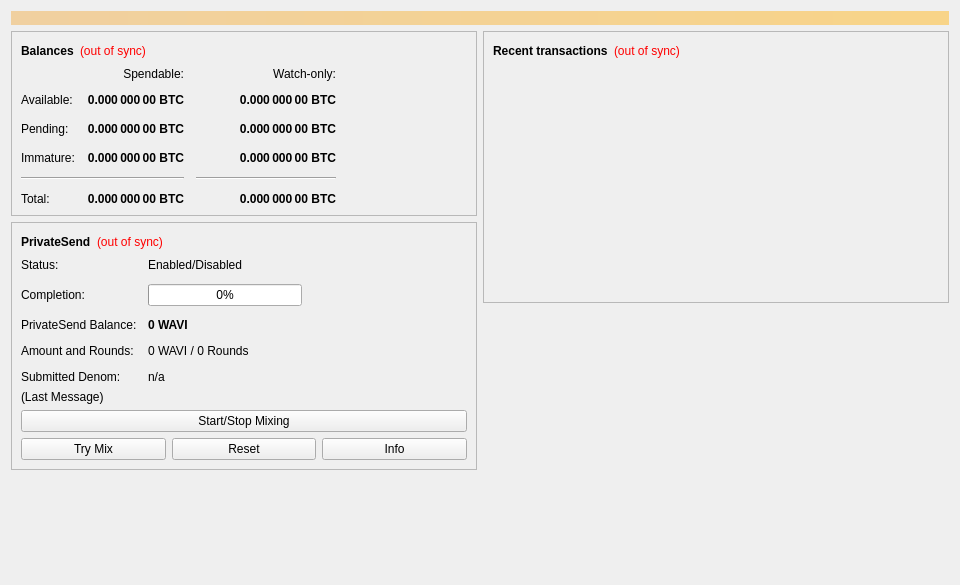
<?xml version="1.0" encoding="UTF-8"?>
<ui version="4.0">
 <class>OverviewPage</class>
 <widget class="QWidget" name="OverviewPage">
  <property name="geometry">
   <rect>
    <x>0</x>
    <y>0</y>
    <width>960</width>
    <height>585</height>
   </rect>
  </property>
  <property name="minimumSize">
   <size>
    <width>960</width>
    <height>0</height>
   </size>
  </property>
  <property name="windowTitle">
   <string>Form</string>
  </property>
  <layout class="QVBoxLayout" name="topLayout">
   <item>
    <widget class="QLabel" name="labelAlerts">
     <property name="visible">
      <bool>false</bool>
     </property>
     <property name="styleSheet">
      <string notr="true">QLabel { background-color: qlineargradient(x1: 0, y1: 0, x2: 1, y2: 0, stop:0 #F0D0A0, stop:1 #F8D488); color:#000000; }</string>
     </property>
     <property name="wordWrap">
      <bool>true</bool>
     </property>
     <property name="margin">
      <number>3</number>
     </property>
     <property name="textInteractionFlags">
      <set>Qt::TextSelectableByMouse</set>
     </property>
    </widget>
   </item>
   <item>
    <layout class="QHBoxLayout" name="horizontalLayout" stretch="1,1">
     <item>
      <layout class="QVBoxLayout" name="verticalLayout_2">
       <item>
        <widget class="QFrame" name="frame">
         <property name="frameShape">
          <enum>QFrame::StyledPanel</enum>
         </property>
         <property name="frameShadow">
          <enum>QFrame::Raised</enum>
         </property>
         <layout class="QVBoxLayout" name="verticalLayout_4">
          <item>
           <layout class="QHBoxLayout" name="horizontalLayout_4">
            <item>
             <widget class="QLabel" name="label_5">
              <property name="font">
               <font>
                <weight>75</weight>
                <bold>true</bold>
               </font>
              </property>
              <property name="text">
               <string>Balances</string>
              </property>
             </widget>
            </item>
            <item>
             <widget class="QLabel" name="labelWalletStatus">
              <property name="toolTip">
               <string>The displayed information may be out of date. Your wallet automatically synchronizes with the Wavi network after a connection is established, but this process has not completed yet.</string>
              </property>
              <property name="styleSheet">
               <string notr="true">QLabel { color: red; }</string>
              </property>
              <property name="text">
               <string notr="true">(out of sync)</string>
              </property>
              <property name="alignment">
               <set>Qt::AlignLeading|Qt::AlignLeft|Qt::AlignVCenter</set>
              </property>
             </widget>
            </item>
            <item>
             <spacer name="horizontalSpacer_3">
              <property name="orientation">
               <enum>Qt::Horizontal</enum>
              </property>
              <property name="sizeHint" stdset="0">
               <size>
                <width>40</width>
                <height>20</height>
               </size>
              </property>
             </spacer>
            </item>
           </layout>
          </item>
          <item>
           <layout class="QGridLayout" name="gridLayout">
            <property name="spacing">
             <number>12</number>
            </property>
            <item row="2" column="2">
             <widget class="QLabel" name="labelWatchPending">
              <property name="font">
               <font>
                <weight>75</weight>
                <bold>true</bold>
               </font>
              </property>
              <property name="cursor">
               <cursorShape>IBeamCursor</cursorShape>
              </property>
              <property name="toolTip">
               <string>Unconfirmed transactions to watch-only addresses</string>
              </property>
              <property name="text">
               <string notr="true">0.000 000 00 BTC</string>
              </property>
              <property name="alignment">
               <set>Qt::AlignRight|Qt::AlignTrailing|Qt::AlignVCenter</set>
              </property>
              <property name="textInteractionFlags">
               <set>Qt::LinksAccessibleByMouse|Qt::TextSelectableByKeyboard|Qt::TextSelectableByMouse</set>
              </property>
             </widget>
            </item>
            <item row="2" column="1">
             <widget class="QLabel" name="labelUnconfirmed">
              <property name="font">
               <font>
                <weight>75</weight>
                <bold>true</bold>
               </font>
              </property>
              <property name="cursor">
               <cursorShape>IBeamCursor</cursorShape>
              </property>
              <property name="toolTip">
               <string>Total of transactions that have yet to be confirmed, and do not yet count toward the spendable balance</string>
              </property>
              <property name="text">
               <string notr="true">0.000 000 00 BTC</string>
              </property>
              <property name="alignment">
               <set>Qt::AlignRight|Qt::AlignTrailing|Qt::AlignVCenter</set>
              </property>
              <property name="textInteractionFlags">
               <set>Qt::LinksAccessibleByMouse|Qt::TextSelectableByKeyboard|Qt::TextSelectableByMouse</set>
              </property>
             </widget>
            </item>
            <item row="3" column="2">
             <widget class="QLabel" name="labelWatchImmature">
              <property name="font">
               <font>
                <weight>75</weight>
                <bold>true</bold>
               </font>
              </property>
              <property name="cursor">
               <cursorShape>IBeamCursor</cursorShape>
              </property>
              <property name="toolTip">
               <string>Mined balance in watch-only addresses that has not yet matured</string>
              </property>
              <property name="text">
               <string notr="true">0.000 000 00 BTC</string>
              </property>
              <property name="alignment">
               <set>Qt::AlignRight|Qt::AlignTrailing|Qt::AlignVCenter</set>
              </property>
              <property name="textInteractionFlags">
               <set>Qt::LinksAccessibleByMouse|Qt::TextSelectableByKeyboard|Qt::TextSelectableByMouse</set>
              </property>
             </widget>
            </item>
            <item row="4" column="0" colspan="2">
             <widget class="Line" name="lineSpendableBalance">
              <property name="orientation">
               <enum>Qt::Horizontal</enum>
              </property>
             </widget>
            </item>
            <item row="4" column="2">
             <widget class="Line" name="lineWatchBalance">
              <property name="sizePolicy">
               <sizepolicy hsizetype="Preferred" vsizetype="Fixed">
                <horstretch>0</horstretch>
                <verstretch>0</verstretch>
               </sizepolicy>
              </property>
              <property name="minimumSize">
               <size>
                <width>140</width>
                <height>0</height>
               </size>
              </property>
              <property name="orientation">
               <enum>Qt::Horizontal</enum>
              </property>
             </widget>
            </item>
            <item row="5" column="0">
             <widget class="QLabel" name="labelTotalText">
              <property name="text">
               <string>Total:</string>
              </property>
             </widget>
            </item>
            <item row="3" column="1">
             <widget class="QLabel" name="labelImmature">
              <property name="font">
               <font>
                <weight>75</weight>
                <bold>true</bold>
               </font>
              </property>
              <property name="cursor">
               <cursorShape>IBeamCursor</cursorShape>
              </property>
              <property name="toolTip">
               <string>Mined balance that has not yet matured</string>
              </property>
              <property name="text">
               <string notr="true">0.000 000 00 BTC</string>
              </property>
              <property name="alignment">
               <set>Qt::AlignRight|Qt::AlignTrailing|Qt::AlignVCenter</set>
              </property>
              <property name="textInteractionFlags">
               <set>Qt::LinksAccessibleByMouse|Qt::TextSelectableByKeyboard|Qt::TextSelectableByMouse</set>
              </property>
             </widget>
            </item>
            <item row="2" column="3">
             <spacer name="horizontalSpacer_2">
              <property name="orientation">
               <enum>Qt::Horizontal</enum>
              </property>
              <property name="sizeHint" stdset="0">
               <size>
                <width>40</width>
                <height>20</height>
               </size>
              </property>
             </spacer>
            </item>
            <item row="3" column="0">
             <widget class="QLabel" name="labelImmatureText">
              <property name="text">
               <string>Immature:</string>
              </property>
             </widget>
            </item>
            <item row="5" column="1">
             <widget class="QLabel" name="labelTotal">
              <property name="font">
               <font>
                <weight>75</weight>
                <bold>true</bold>
               </font>
              </property>
              <property name="cursor">
               <cursorShape>IBeamCursor</cursorShape>
              </property>
              <property name="toolTip">
               <string>Your current total balance</string>
              </property>
              <property name="text">
               <string notr="true">0.000 000 00 BTC</string>
              </property>
              <property name="alignment">
               <set>Qt::AlignRight|Qt::AlignTrailing|Qt::AlignVCenter</set>
              </property>
              <property name="textInteractionFlags">
               <set>Qt::LinksAccessibleByMouse|Qt::TextSelectableByKeyboard|Qt::TextSelectableByMouse</set>
              </property>
             </widget>
            </item>
            <item row="5" column="2">
             <widget class="QLabel" name="labelWatchTotal">
              <property name="font">
               <font>
                <weight>75</weight>
                <bold>true</bold>
               </font>
              </property>
              <property name="cursor">
               <cursorShape>IBeamCursor</cursorShape>
              </property>
              <property name="toolTip">
               <string>Current total balance in watch-only addresses</string>
              </property>
              <property name="text">
               <string notr="true">0.000 000 00 BTC</string>
              </property>
              <property name="alignment">
               <set>Qt::AlignRight|Qt::AlignTrailing|Qt::AlignVCenter</set>
              </property>
              <property name="textInteractionFlags">
               <set>Qt::LinksAccessibleByMouse|Qt::TextSelectableByKeyboard|Qt::TextSelectableByMouse</set>
              </property>
             </widget>
            </item>
            <item row="0" column="2">
             <widget class="QLabel" name="labelWatchonly">
              <property name="text">
               <string>Watch-only:</string>
              </property>
              <property name="alignment">
               <set>Qt::AlignRight|Qt::AlignTrailing|Qt::AlignVCenter</set>
              </property>
             </widget>
            </item>
            <item row="1" column="0">
             <widget class="QLabel" name="labelBalanceText">
              <property name="text">
               <string>Available:</string>
              </property>
             </widget>
            </item>
            <item row="1" column="1">
             <widget class="QLabel" name="labelBalance">
              <property name="font">
               <font>
                <weight>75</weight>
                <bold>true</bold>
               </font>
              </property>
              <property name="cursor">
               <cursorShape>IBeamCursor</cursorShape>
              </property>
              <property name="toolTip">
               <string>Your current spendable balance</string>
              </property>
              <property name="text">
               <string notr="true">0.000 000 00 BTC</string>
              </property>
              <property name="alignment">
               <set>Qt::AlignRight|Qt::AlignTrailing|Qt::AlignVCenter</set>
              </property>
              <property name="textInteractionFlags">
               <set>Qt::LinksAccessibleByMouse|Qt::TextSelectableByKeyboard|Qt::TextSelectableByMouse</set>
              </property>
             </widget>
            </item>
            <item row="1" column="2">
             <widget class="QLabel" name="labelWatchAvailable">
              <property name="font">
               <font>
                <weight>75</weight>
                <bold>true</bold>
               </font>
              </property>
              <property name="cursor">
               <cursorShape>IBeamCursor</cursorShape>
              </property>
              <property name="toolTip">
               <string>Your current balance in watch-only addresses</string>
              </property>
              <property name="text">
               <string notr="true">0.000 000 00 BTC</string>
              </property>
              <property name="alignment">
               <set>Qt::AlignRight|Qt::AlignTrailing|Qt::AlignVCenter</set>
              </property>
              <property name="textInteractionFlags">
               <set>Qt::LinksAccessibleByMouse|Qt::TextSelectableByKeyboard|Qt::TextSelectableByMouse</set>
              </property>
             </widget>
            </item>
            <item row="2" column="0">
             <widget class="QLabel" name="labelPendingText">
              <property name="text">
               <string>Pending:</string>
              </property>
             </widget>
            </item>
            <item row="0" column="1">
             <widget class="QLabel" name="labelSpendable">
              <property name="text">
               <string>Spendable:</string>
              </property>
              <property name="alignment">
               <set>Qt::AlignRight|Qt::AlignTrailing|Qt::AlignVCenter</set>
              </property>
             </widget>
            </item>
           </layout>
          </item>
         </layout>
        </widget>
       </item>
       <item>
        <widget class="QFrame" name="framePrivateSend">
         <property name="layoutDirection">
          <enum>Qt::LeftToRight</enum>
         </property>
         <property name="frameShape">
          <enum>QFrame::StyledPanel</enum>
         </property>
         <property name="frameShadow">
          <enum>QFrame::Raised</enum>
         </property>
         <layout class="QVBoxLayout" name="VerticalLayout_PS1">
          <item>
           <layout class="QHBoxLayout" name="horizontalLayout_5">
            <item>
             <widget class="QLabel" name="labelPrivateSendHeader">
              <property name="font">
               <font>
                <weight>75</weight>
                <bold>true</bold>
               </font>
              </property>
              <property name="text">
               <string>PrivateSend</string>
              </property>
             </widget>
            </item>
            <item>
             <widget class="QLabel" name="labelPrivateSendSyncStatus">
              <property name="toolTip">
               <string>The displayed information may be out of date. Your wallet automatically synchronizes with the Wavi network after a connection is established, but this process has not completed yet.</string>
              </property>
              <property name="styleSheet">
               <string notr="true">QLabel { color: red; }</string>
              </property>
              <property name="text">
               <string notr="true">(out of sync)</string>
              </property>
              <property name="alignment">
               <set>Qt::AlignLeading|Qt::AlignLeft|Qt::AlignVCenter</set>
              </property>
             </widget>
            </item>
            <item>
             <spacer name="horizontalSpacer_4">
              <property name="orientation">
               <enum>Qt::Horizontal</enum>
              </property>
              <property name="sizeHint" stdset="0">
               <size>
                <width>40</width>
                <height>20</height>
               </size>
              </property>
             </spacer>
            </item>
           </layout>
          </item>
          <item>
           <layout class="QFormLayout" name="privateSendFormLayout">
            <property name="fieldGrowthPolicy">
             <enum>QFormLayout::AllNonFixedFieldsGrow</enum>
            </property>
            <property name="horizontalSpacing">
             <number>11</number>
            </property>
            <property name="verticalSpacing">
             <number>12</number>
            </property>
            <item row="0" column="0">
             <widget class="QLabel" name="labelPrivateSendEnabledText">
              <property name="text">
               <string>Status:</string>
              </property>
             </widget>
            </item>
            <item row="0" column="1">
             <widget class="QLabel" name="labelPrivateSendEnabled">
              <property name="text">
               <string>Enabled/Disabled</string>
              </property>
             </widget>
            </item>
            <item row="1" column="0">
             <widget class="QLabel" name="labelCompletitionText">
              <property name="text">
               <string>Completion:</string>
              </property>
             </widget>
            </item>
            <item row="1" column="1">
             <widget class="QProgressBar" name="privateSendProgress">
              <property name="maximumSize">
               <size>
                <width>154</width>
                <height>16777215</height>
               </size>
              </property>
              <property name="value">
               <number>0</number>
              </property>
             </widget>
            </item>
            <item row="2" column="0">
             <widget class="QLabel" name="labelAnonymizedText">
              <property name="text">
               <string>PrivateSend Balance:</string>
              </property>
             </widget>
            </item>
            <item row="2" column="1">
             <widget class="QLabel" name="labelAnonymized">
              <property name="font">
               <font>
                <weight>75</weight>
                <bold>true</bold>
               </font>
              </property>
              <property name="text">
               <string notr="true">0 WAVI</string>
              </property>
             </widget>
            </item>
            <item row="3" column="0">
             <widget class="QLabel" name="labelAmountAndRoundsText">
              <property name="text">
               <string>Amount and Rounds:</string>
              </property>
             </widget>
            </item>
            <item row="3" column="1">
             <widget class="QLabel" name="labelAmountRounds">
              <property name="text">
               <string>0 WAVI / 0 Rounds</string>
              </property>
             </widget>
            </item>
            <item row="4" column="0">
             <widget class="QLabel" name="labelSubmittedDenomText">
              <property name="text">
               <string>Submitted Denom:</string>
              </property>
             </widget>
            </item>
            <item row="4" column="1">
             <widget class="QLabel" name="labelSubmittedDenom">
              <property name="toolTip">
               <string>The denominations you submitted to the Masternode.&lt;br&gt;To mix, other users must submit the exact same denominations.</string>
              </property>
              <property name="text">
               <string>n/a</string>
              </property>
             </widget>
            </item>
           </layout>
          </item>
          <item>
           <layout class="QVBoxLayout" name="VerticalLayout_PS">
            <item>
             <widget class="QLabel" name="labelPrivateSendLastMessage">
              <property name="text">
               <string>(Last Message)</string>
              </property>
              <property name="alignment">
               <set>Qt::AlignLeading|Qt::AlignLeft|Qt::AlignTop</set>
              </property>
              <property name="wordWrap">
               <bool>true</bool>
              </property>
             </widget>
            </item>
            <item>
             <widget class="QPushButton" name="togglePrivateSend">
              <property name="sizePolicy">
               <sizepolicy hsizetype="MinimumExpanding" vsizetype="Fixed">
                <horstretch>0</horstretch>
                <verstretch>0</verstretch>
               </sizepolicy>
              </property>
              <property name="text">
               <string>Start/Stop Mixing</string>
              </property>
             </widget>
            </item>
            <item>
             <layout class="QHBoxLayout" name="horizontalLayout_debugbuttons">
              <item>
               <widget class="QPushButton" name="privateSendAuto">
                <property name="sizePolicy">
                 <sizepolicy hsizetype="MinimumExpanding" vsizetype="Fixed">
                  <horstretch>0</horstretch>
                  <verstretch>0</verstretch>
                 </sizepolicy>
                </property>
                <property name="toolTip">
                 <string>Try to manually submit a PrivateSend request.</string>
                </property>
                <property name="text">
                 <string>Try Mix</string>
                </property>
               </widget>
              </item>
              <item>
               <widget class="QPushButton" name="privateSendReset">
                <property name="sizePolicy">
                 <sizepolicy hsizetype="MinimumExpanding" vsizetype="Fixed">
                  <horstretch>0</horstretch>
                  <verstretch>0</verstretch>
                 </sizepolicy>
                </property>
                <property name="toolTip">
                 <string>Reset the current status of PrivateSend (can interrupt PrivateSend if it's in the process of Mixing, which can cost you money!)</string>
                </property>
                <property name="autoFillBackground">
                 <bool>false</bool>
                </property>
                <property name="text">
                 <string>Reset</string>
                </property>
               </widget>
              </item>
              <item>
               <widget class="QPushButton" name="privateSendInfo">
                <property name="sizePolicy">
                 <sizepolicy hsizetype="MinimumExpanding" vsizetype="Fixed">
                  <horstretch>0</horstretch>
                  <verstretch>0</verstretch>
                 </sizepolicy>
                </property>
                <property name="toolTip">
                 <string>Information about PrivateSend and Mixing</string>
                </property>
                <property name="text">
                 <string>Info</string>
                </property>
               </widget>
              </item>
             </layout>
            </item>
           </layout>
          </item>
         </layout>
        </widget>
       </item>
       <item>
        <spacer name="verticalSpacer">
         <property name="orientation">
          <enum>Qt::Vertical</enum>
         </property>
         <property name="sizeHint" stdset="0">
          <size>
           <width>20</width>
           <height>40</height>
          </size>
         </property>
        </spacer>
       </item>
      </layout>
     </item>
     <item>
      <layout class="QVBoxLayout" name="verticalLayout_3">
       <item>
        <widget class="QFrame" name="frame_2">
         <property name="frameShape">
          <enum>QFrame::StyledPanel</enum>
         </property>
         <property name="frameShadow">
          <enum>QFrame::Raised</enum>
         </property>
         <layout class="QVBoxLayout" name="verticalLayout">
          <item>
           <layout class="QHBoxLayout" name="horizontalLayout_2">
            <item>
             <widget class="QLabel" name="label_4">
              <property name="font">
               <font>
                <weight>75</weight>
                <bold>true</bold>
               </font>
              </property>
              <property name="text">
               <string>Recent transactions</string>
              </property>
             </widget>
            </item>
            <item>
             <widget class="QLabel" name="labelTransactionsStatus">
              <property name="toolTip">
               <string>The displayed information may be out of date. Your wallet automatically synchronizes with the Wavi network after a connection is established, but this process has not completed yet.</string>
              </property>
              <property name="styleSheet">
               <string notr="true">QLabel { color: red; }</string>
              </property>
              <property name="text">
               <string notr="true">(out of sync)</string>
              </property>
              <property name="alignment">
               <set>Qt::AlignLeading|Qt::AlignLeft|Qt::AlignVCenter</set>
              </property>
             </widget>
            </item>
            <item>
             <spacer name="horizontalSpacer">
              <property name="orientation">
               <enum>Qt::Horizontal</enum>
              </property>
              <property name="sizeHint" stdset="0">
               <size>
                <width>40</width>
                <height>20</height>
               </size>
              </property>
             </spacer>
            </item>
           </layout>
          </item>
          <item>
           <widget class="QListView" name="listTransactions">
            <property name="styleSheet">
             <string notr="true">QListView { background: transparent; }</string>
            </property>
            <property name="frameShape">
             <enum>QFrame::NoFrame</enum>
            </property>
            <property name="verticalScrollBarPolicy">
             <enum>Qt::ScrollBarAlwaysOff</enum>
            </property>
            <property name="horizontalScrollBarPolicy">
             <enum>Qt::ScrollBarAlwaysOff</enum>
            </property>
            <property name="selectionMode">
             <enum>QAbstractItemView::NoSelection</enum>
            </property>
           </widget>
          </item>
         </layout>
        </widget>
       </item>
       <item>
        <spacer name="verticalSpacer_2">
         <property name="orientation">
          <enum>Qt::Vertical</enum>
         </property>
         <property name="sizeHint" stdset="0">
          <size>
           <width>20</width>
           <height>40</height>
          </size>
         </property>
        </spacer>
       </item>
      </layout>
     </item>
    </layout>
   </item>
  </layout>
 </widget>
 <resources/>
 <connections/>
</ui>
